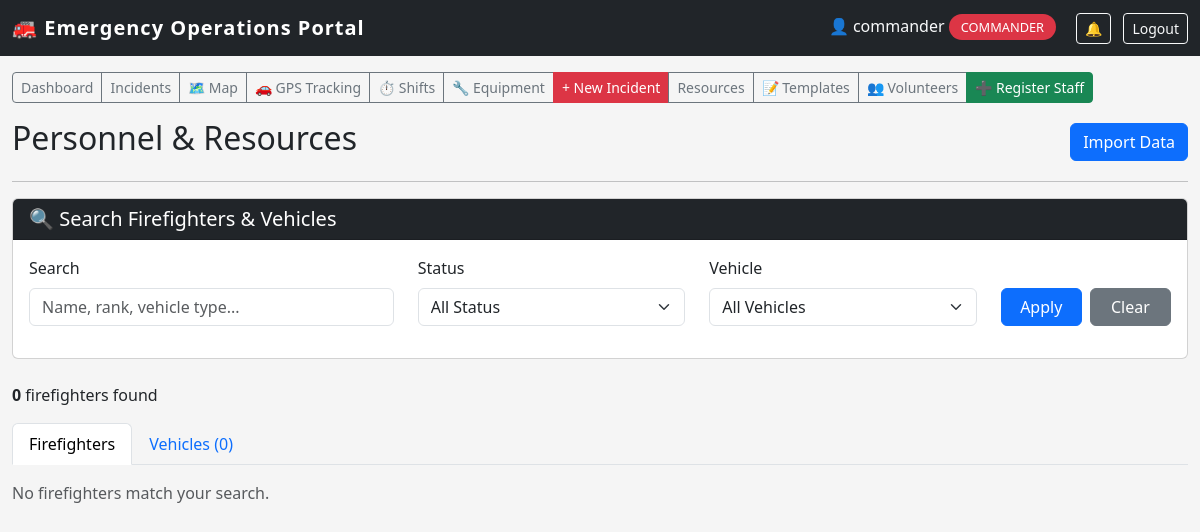
Before: /staff/firefighters (signed in) with the older database file.
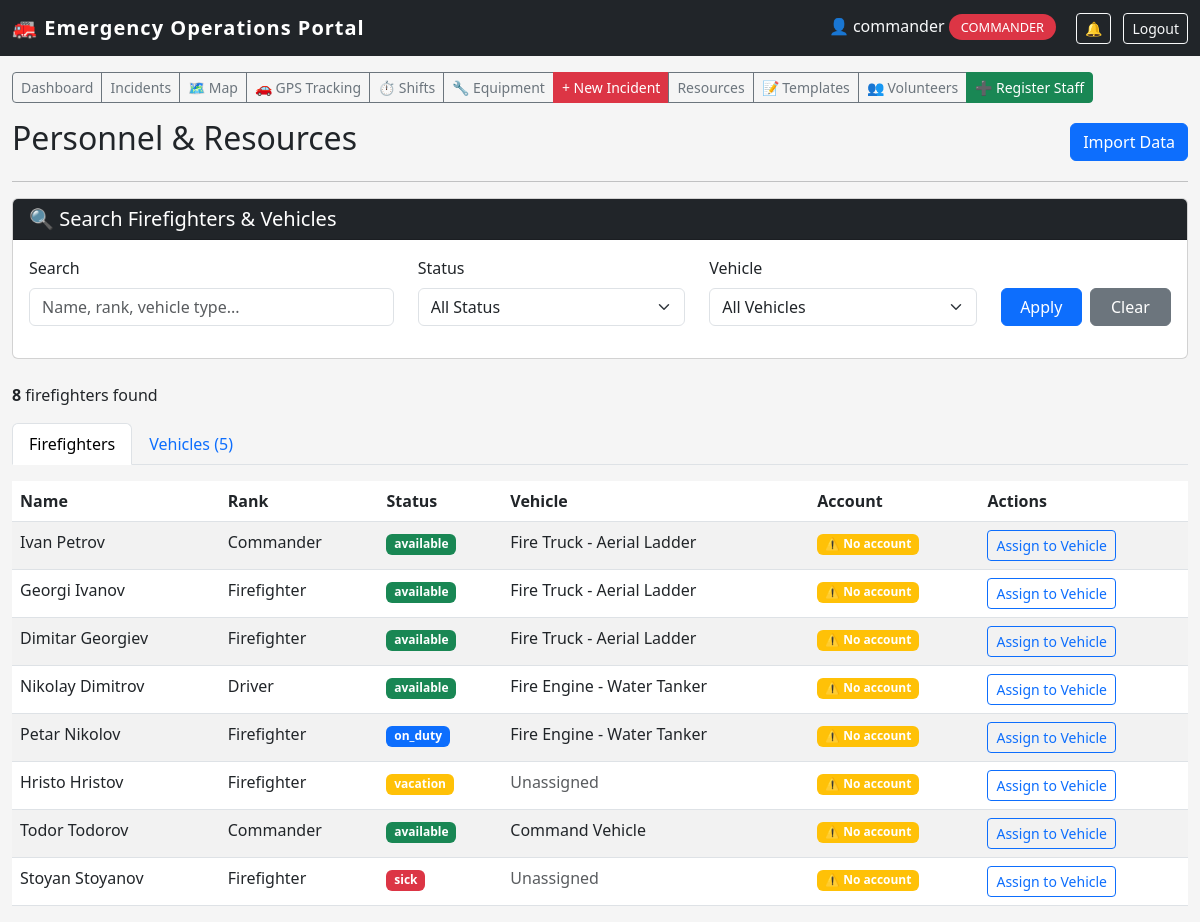
After: the same page with the newer database file.
### app/models/firefighter.py (models this page shows)
class Firefighter(db.Model):
    id = db.Column(db.Integer, primary_key=True)
    name = db.Column(db.String(100), nullable=False)
    rank = db.Column(db.String(50))
    status = db.Column(db.String(20), default='available')
    vehicle_id = db.Column(db.Integer, db.ForeignKey('vehicle.id'), nullable=True)
    user_id = db.Column(db.Integer, db.ForeignKey('user_model.id'), nullable=True, unique=True)
    user = db.relationship('UserModel', foreign_keys=[user_id], backref='firefighter_profile')
    employee_id = db.Column(db.String(20), unique=True, nullable=True)
    phone = db.Column(db.String(20), nullable=True)
    hire_date = db.Column(db.DateTime, nullable=True)
    last_active = db.Column(db.DateTime, nullable=True)
    current_shift_id = db.Column(db.Integer, db.ForeignKey('shift.id'), nullable=True)
    current_shift = db.relationship('Shift', foreign_keys=[current_shift_id], back_populates='firefighter')
    shifts = db.relationship('Shift', foreign_keys='Shift.firefighter_id', back_populates='firefighter')

### app/models/vehicle.py (models this page shows)
class Vehicle(db.Model):
    id = db.Column(db.Integer, primary_key=True)
    type = db.Column(db.String(50))
    location = db.Column(db.String(200))
    latitude = db.Column(db.Float, nullable=True)
    longitude = db.Column(db.Float, nullable=True)
    last_updated = db.Column(db.DateTime, default=datetime.datetime.utcnow, onupdate=datetime.datetime.utcnow)
    speed = db.Column(db.Float, nullable=True)
    heading = db.Column(db.Integer, nullable=True)
    status = db.Column(db.String(20), default='station')
    current_incident_id = db.Column(db.Integer, db.ForeignKey('incident.id'), nullable=True)
    current_incident = db.relationship('Incident', foreign_keys=[current_incident_id])
    firefighters = db.relationship('Firefighter', backref='assigned_vehicle', lazy=True)

### app/routes/firefighters.py (the view, shortened to what this page needs)
@firefighters_bp.route('/staff/firefighters')
@login_required
@role_required('dispatcher', 'commander')
def list_firefighters():
    search_query = request.args.get('search', '')
    status_filter = request.args.get('status', '')
    vehicle_filter = request.args.get('vehicle', '')
    ff_query = Firefighter.query
    if status_filter:
        ff_query = ff_query.filter(Firefighter.status == status_filter)
    if vehicle_filter:
        if vehicle_filter == 'unassigned':
            ff_query = ff_query.filter(Firefighter.vehicle_id.is_(None))
        else:
            ff_query = ff_query.filter(Firefighter.vehicle_id == vehicle_filter)
    all_firefighters = ff_query.all()
    v_query = Vehicle.query
    all_vehicles = v_query.all()
    all_statuses = ['available', 'on_duty', 'off_duty', 'training', 'sick', 'vacation']
    return render_template('staff/personnel/firefighters.html',
                           firefighters=all_firefighters,
                           vehicles=all_vehicles,
                           all_statuses=all_statuses,
                           search_query=search_query,
                           status_filter=status_filter,
                           vehicle_filter=vehicle_filter)

### app/utils.py (called while the page is built)
def login_required(f):
    @wraps(f)
    def decorated_function(*args, **kwargs):
        if not session.get('logged_in'):
            flash('Please login to access the staff portal.', 'warning')
            return redirect(url_for('auth.staff_login'))
        return f(*args, **kwargs)
    return decorated_function

def role_required(*roles):
    def decorator(f):
        @wraps(f)
        def decorated_function(*args, **kwargs):
            if not session.get('logged_in'):
                flash('Please login to access the staff portal.', 'warning')
                return redirect(url_for('auth.staff_login'))
            if session.get('user_role') not in roles:
                flash('Unauthorized access. This incident has been logged.', 'danger')
                return redirect(url_for('dashboard.staff_dashboard'))
            return f(*args, **kwargs)
        return decorated_function
    return decorator

### app/templates/staff/personnel/firefighters.html (shortened to what this page needs)
{% extends "staff/base.html" %}
{% block content %}
<div class="d-flex justify-content-between align-items-center"><h2>Personnel & Resources</h2><a href="{{ url_for('personnel.import_data') }}" class="btn btn-primary">Import Data</a></div>
<hr>
<div class="card mb-4"><div class="card-header bg-dark text-white"><h5 class="mb-0">🔍 Search Firefighters & Vehicles</h5></div><div class="card-body">
    <form method="GET" action="{{ url_for('personnel.list_firefighters') }}">
        <div class="row">
            <div class="col-md-4 mb-3"><label class="form-label">Search</label><input type="text" name="search" class="form-control" value="{{ search_query }}" placeholder="Name, rank, vehicle type..."></div>
            <div class="col-md-3 mb-3"><label class="form-label">Status</label><select name="status" class="form-select"><option value="">All Status</option></select></div>
            <div class="col-md-3 mb-3"><label class="form-label">Vehicle</label><select name="vehicle" class="form-select"><option value="">All Vehicles</option></select></div>
            <div class="col-md-2 mb-3 d-flex align-items-end"><button type="submit" class="btn btn-primary w-100">Apply</button><a href="{{ url_for('personnel.list_firefighters') }}" class="btn btn-secondary w-100 ms-2">Clear</a></div>
        </div>
    </form>
</div></div>
<div class="mb-3"><strong>{{ firefighters|length }}</strong> firefighters found</div>
<ul class="nav nav-tabs mb-3"><li class="nav-item"><a class="nav-link active" data-bs-toggle="tab" href="#firefighters">Firefighters</a></li><li class="nav-item"><a class="nav-link" data-bs-toggle="tab" href="#vehicles">Vehicles ({{ vehicles|length }})</a></li></ul>
<div class="tab-content">
    <div class="tab-pane fade show active" id="firefighters">
        {% if firefighters %}
        <table class="table table-striped"><thead><tr><th>Name</th><th>Rank</th><th>Status</th><th>Vehicle</th><th>Account</th><th>Actions</th></tr></thead>
        <tbody>{% for f in firefighters %}<tr><td>{{ f.name }}</td><td>{{ f.rank }}</td><td><span class="badge bg-{% if f.status == 'available' %}success{% elif f.status == 'on_duty' %}primary{% elif f.status == 'vacation' %}warning{% elif f.status == 'sick' %}danger{% else %}secondary{% endif %}">{{ f.status }}</span></td><td>{% if f.assigned_vehicle %}{{ f.assigned_vehicle.type }}{% else %}<span class="text-muted">Unassigned</span>{% endif %}</td><td>{% if f.user %}<span class="badge bg-success">✅ {{ f.user.username }}</span>{% else %}<span class="badge bg-warning">⚠️ No account</span>{% endif %}</td><td><a href="{{ url_for('personnel.assign_firefighter', firefighter_id=f.id) }}" class="btn btn-sm btn-outline-primary">Assign to Vehicle</a></td></tr>{% endfor %}</tbody>
        </table>{% else %}<p class="text-muted">No firefighters match your search.</p>{% endif %}
    </div>
</div>
{% endblock %}

Changed rows visible on the page:
added Firefighter: name "Ivan Petrov", rank "Commander", status "available", assigned_vehicle.type "Fire Truck - Aerial Ladder"
added Firefighter: name "Georgi Ivanov", rank "Firefighter", status "available", assigned_vehicle.type "Fire Truck - Aerial Ladder"
added Firefighter: name "Dimitar Georgiev", rank "Firefighter", status "available", assigned_vehicle.type "Fire Truck - Aerial Ladder"
added Firefighter: name "Nikolay Dimitrov", rank "Driver", status "available", assigned_vehicle.type "Fire Engine - Water Tanker"
added Firefighter: name "Petar Nikolov", rank "Firefighter", status "on_duty", assigned_vehicle.type "Fire Engine - Water Tanker"
added Firefighter: name "Hristo Hristov", rank "Firefighter", status "vacation", shows "Unassigned"
added Firefighter: name "Todor Todorov", rank "Commander", status "available", assigned_vehicle.type "Command Vehicle"
added Firefighter: name "Stoyan Stoyanov", rank "Firefighter", status "sick", shows "Unassigned"
Other visible differences:
{{ firefighters|length }}: "0" → "8"
{{ vehicles|length }}: "0" → "5"
text no longer shown: "No firefighters match your search."
text now shown: "Name Rank Status Vehicle Account Actions"
